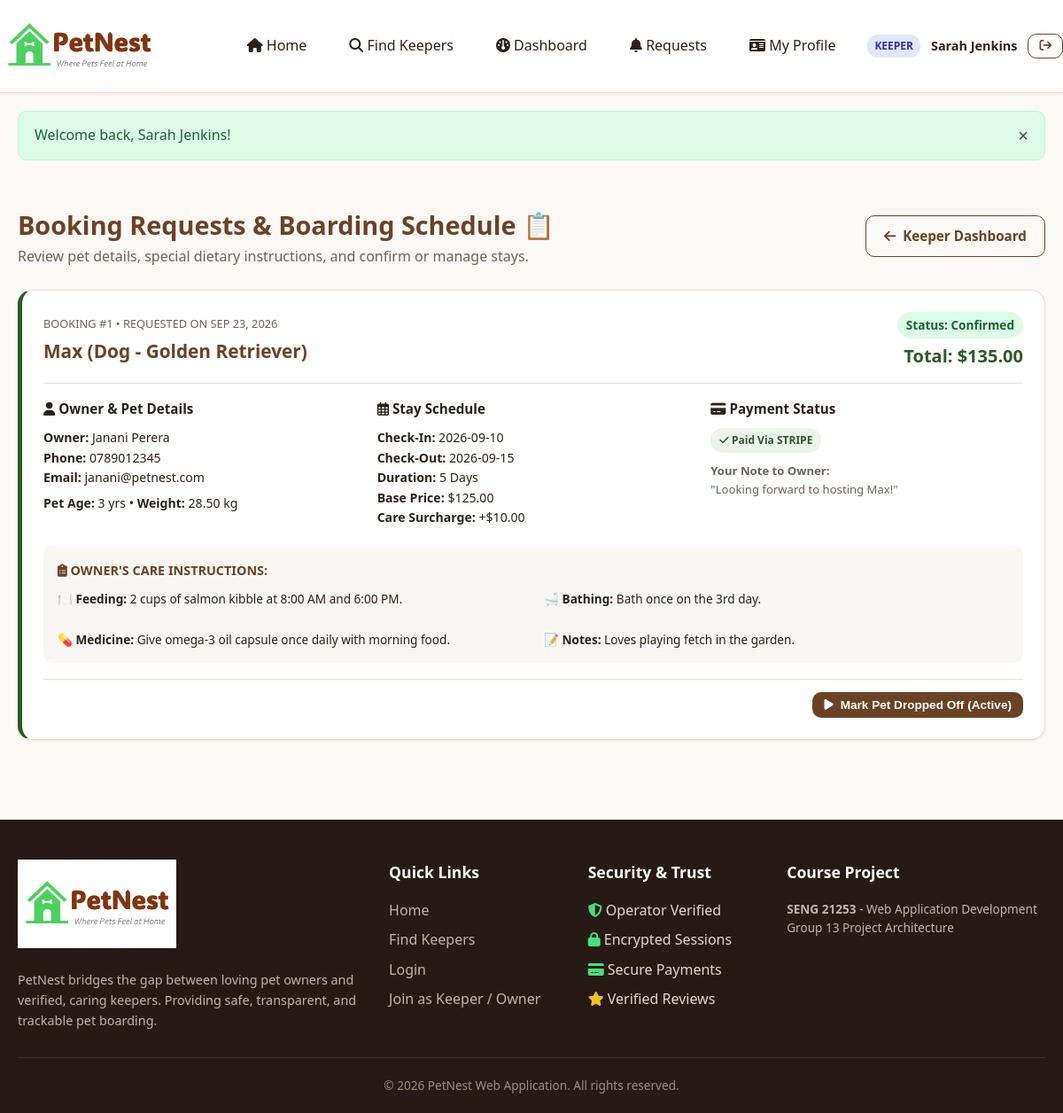
The page /keeper/booking_requests.php (signed in) on the database its author committed.
### tables this page shows
CREATE TABLE `bookings` (
  `booking_id` INT AUTO_INCREMENT PRIMARY KEY,
  `pet_id` INT NOT NULL,
  `owner_id` INT NOT NULL,
  `keeper_id` INT NOT NULL,
  `check_in_date` DATE NOT NULL,
  `check_out_date` DATE NOT NULL,
  `num_days` INT NOT NULL,
  `base_price` DECIMAL(10,2) NOT NULL,
  `surcharge` DECIMAL(10,2) NOT NULL DEFAULT 0.00,
  `total_price` DECIMAL(10,2) NOT NULL,
  `status` ENUM('pending', 'confirmed', 'active', 'completed', 'rejected', 'cancelled') NOT NULL DEFAULT 'pending',
  `keeper_notes` TEXT DEFAULT NULL,
  `created_at` TIMESTAMP DEFAULT CURRENT_TIMESTAMP,
  CONSTRAINT `fk_booking_pet` FOREIGN KEY (`pet_id`) REFERENCES `pets` (`pet_id`) ON DELETE CASCADE,
  CONSTRAINT `fk_booking_owner` FOREIGN KEY (`owner_id`) REFERENCES `users` (`user_id`) ON DELETE CASCADE,
  CONSTRAINT `fk_booking_keeper` FOREIGN KEY (`keeper_id`) REFERENCES `users` (`user_id`) ON DELETE CASCADE
);

CREATE TABLE `pets` (
  `pet_id` INT AUTO_INCREMENT PRIMARY KEY,
  `owner_id` INT NOT NULL,
  `pet_name` VARCHAR(100) NOT NULL,
  `breed` VARCHAR(100) NOT NULL,
  `species` VARCHAR(50) NOT NULL DEFAULT 'Dog',
  `age` INT NOT NULL DEFAULT 1,
  `weight` DECIMAL(5,2) DEFAULT NULL,
  `pet_photo` VARCHAR(255) DEFAULT 'default_pet.png',
  `medical_notes` TEXT DEFAULT NULL,
  `created_at` TIMESTAMP DEFAULT CURRENT_TIMESTAMP,
  CONSTRAINT `fk_pet_owner` FOREIGN KEY (`owner_id`) REFERENCES `users` (`user_id`) ON DELETE CASCADE
);

CREATE TABLE `users` (
  `user_id` INT AUTO_INCREMENT PRIMARY KEY,
  `full_name` VARCHAR(100) NOT NULL,
  `email` VARCHAR(150) NOT NULL UNIQUE,
  `password` VARCHAR(255) NOT NULL,
  `phone` VARCHAR(20) DEFAULT NULL,
  `role` ENUM('admin', 'operator', 'owner', 'keeper') NOT NULL DEFAULT 'owner',
  `profile_photo` VARCHAR(255) DEFAULT 'default_avatar.png',
  `created_at` TIMESTAMP DEFAULT CURRENT_TIMESTAMP,
  `is_active` TINYINT(1) DEFAULT 1
);

CREATE TABLE `payments` (
  `payment_id` INT AUTO_INCREMENT PRIMARY KEY,
  `booking_id` INT NOT NULL,
  `owner_id` INT NOT NULL,
  `amount` DECIMAL(10,2) NOT NULL,
  `payment_method` VARCHAR(50) NOT NULL DEFAULT 'stripe',
  `transaction_id` VARCHAR(255) DEFAULT NULL,
  `payment_status` ENUM('pending', 'paid', 'failed', 'refunded') NOT NULL DEFAULT 'pending',
  `payment_date` TIMESTAMP DEFAULT CURRENT_TIMESTAMP,
  CONSTRAINT `fk_payment_booking` FOREIGN KEY (`booking_id`) REFERENCES `bookings` (`booking_id`) ON DELETE CASCADE,
  CONSTRAINT `fk_payment_owner` FOREIGN KEY (`owner_id`) REFERENCES `users` (`user_id`) ON DELETE CASCADE
);

CREATE TABLE `instructions` (
  `instruction_id` INT AUTO_INCREMENT PRIMARY KEY,
  `booking_id` INT NOT NULL,
  `feeding_schedule` TEXT DEFAULT NULL,
  `bath_schedule` TEXT DEFAULT NULL,
  `medicine_details` TEXT DEFAULT NULL,
  `special_notes` TEXT DEFAULT NULL,
  `instruction_surcharge` DECIMAL(10,2) NOT NULL DEFAULT 0.00,
  CONSTRAINT `fk_instruction_booking` FOREIGN KEY (`booking_id`) REFERENCES `bookings` (`booking_id`) ON DELETE CASCADE
);

### keeper/booking_requests.php (the view, shortened to what this page needs)
<?php
require_once __DIR__ . '/../includes/header.php';
$keeperId = (int)$_SESSION['user_id'];
$allBookings = [];
try {
    $stmt = $pdo->prepare("
        SELECT b.*,
               p.pet_name, p.species, p.breed, p.age AS pet_age, p.weight AS pet_weight, p.pet_photo, p.medical_notes,
               u.full_name AS owner_name, u.email AS owner_email, u.phone AS owner_phone,
               i.feeding_schedule, i.bath_schedule, i.medicine_details, i.special_notes, i.instruction_surcharge,
               pay.payment_status, pay.payment_method
        FROM bookings b
        JOIN pets p ON b.pet_id = p.pet_id
        JOIN users u ON b.owner_id = u.user_id
        LEFT JOIN instructions i ON b.booking_id = i.booking_id
        LEFT JOIN payments pay ON b.booking_id = pay.booking_id
        WHERE b.keeper_id = ?
        ORDER BY
            CASE b.status
                WHEN 'pending' THEN 1
                WHEN 'confirmed' THEN 2
                WHEN 'active' THEN 3
                WHEN 'completed' THEN 4
                ELSE 5
            END,
            b.created_at DESC
    ");
    $stmt->execute([$keeperId]);
    $allBookings = $stmt->fetchAll();
} catch (PDOException $e) {
    $allBookings = [];
}
?>
<div class="container" style="padding: 30px 20px;">
    <div style="display: flex; justify-content: space-between; align-items: center; margin-bottom: 25px; flex-wrap: wrap; gap: 15px;">
        <div>
            <h1 style="font-size: 1.8rem; color: var(--primary);">Booking Requests & Boarding Schedule 📋</h1>
            <p style="color: var(--text-muted);">Review pet details, special dietary instructions, and confirm or manage stays.</p>
        </div>
        <a href="<?= BASE_URL ?>/keeper/dashboard.php" class="btn btn-outline">
            <i class="fa-solid fa-arrow-left"></i> Keeper Dashboard
        </a>
    </div>
    <?php if (empty($allBookings)): ?>
        <div class="card" style="text-align: center; padding: 60px 20px;">
            <i class="fa-regular fa-calendar-xmark" style="font-size: 3.5rem; color: var(--border-color); margin-bottom: 16px;"></i>
            <h2 style="font-size: 1.3rem; color: var(--text-dark); margin-bottom: 8px;">No Booking Requests Yet</h2>
            <p style="color: var(--text-muted); max-width: 460px; margin: 0 auto 20px;">
                When pet owners search for keepers and select your profile, their booking requests and custom care instructions will appear here.
            </p>
            <a href="<?= BASE_URL ?>/keeper/profile.php" class="btn btn-primary">Make Sure Your Profile is Complete</a>
        </div>
    <?php else: ?>
        <div style="display: flex; flex-direction: column; gap: 24px;">
            <?php foreach ($allBookings as $bk): ?>
                <div class="card" style="border-left: 5px solid <?= $bk['status'] === 'pending' ? 'var(--accent)' : ($bk['status'] === 'active' ? 'var(--primary)' : ($bk['status'] === 'confirmed' ? 'var(--secondary)' : 'var(--border-color)')) ?>;">
                    <div style="display: flex; justify-content: space-between; align-items: flex-start; margin-bottom: 16px; border-bottom: 1px solid var(--border-color); padding-bottom: 14px; flex-wrap: wrap; gap: 10px;">
                        <div>
                            <span style="font-size: 0.8rem; color: var(--text-muted); text-transform: uppercase;">Booking #<?= $bk['booking_id'] ?> &bull; Requested on <?= date('M d, Y', strtotime($bk['created_at'])) ?></span>
                            <h3 style="font-size: 1.3rem; color: var(--primary); margin-top: 2px;">
                                <?= htmlspecialchars($bk['pet_name']) ?> (<?= htmlspecialchars($bk['species']) ?> - <?= htmlspecialchars($bk['breed']) ?>)
                            </h3>
                        </div>
                        <div style="text-align: right;">
                            <span class="badge badge-<?= htmlspecialchars($bk['status']) ?>" style="font-size: 0.85rem;">
                                Status: <?= ucfirst(htmlspecialchars($bk['status'])) ?>
                            </span>
                            <div style="font-size: 1.25rem; font-weight: 700; color: var(--secondary); margin-top: 4px;">
                                Total: $<?= number_format($bk['total_price'], 2) ?>
                            </div>
                        </div>
                    </div>
                    <div class="grid-3" style="margin-bottom: 20px;">
                        <div>
                            <h4 style="font-size: 0.95rem; color: var(--text-dark); margin-bottom: 10px;"><i class="fa-solid fa-user"></i> Owner & Pet Details</h4>
                            <div style="font-size: 0.88rem; line-height: 1.6; color: var(--text-dark);">
                                <div><strong>Owner:</strong> <?= htmlspecialchars($bk['owner_name']) ?></div>
                                <div><strong>Phone:</strong> <?= htmlspecialchars($bk['owner_phone'] ?: 'N/A') ?></div>
                                <div><strong>Email:</strong> <?= htmlspecialchars($bk['owner_email']) ?></div>
                                <div style="margin-top: 6px;"><strong>Pet Age:</strong> <?= $bk['pet_age'] ?> yrs &bull; <strong>Weight:</strong> <?= $bk['pet_weight'] ? $bk['pet_weight'] . ' kg' : 'N/A' ?></div>
                            </div>
                        </div>
                        <div>
                            <h4 style="font-size: 0.95rem; color: var(--text-dark); margin-bottom: 10px;"><i class="fa-regular fa-calendar-days"></i> Stay Schedule</h4>
                            <div style="font-size: 0.88rem; line-height: 1.6; color: var(--text-dark);">
                                <div><strong>Check-In:</strong> <?= htmlspecialchars($bk['check_in_date']) ?></div>
                                <div><strong>Check-Out:</strong> <?= htmlspecialchars($bk['check_out_date']) ?></div>
                                <div><strong>Duration:</strong> <?= $bk['num_days'] ?> Days</div>
                                <div><strong>Base Price:</strong> $<?= number_format($bk['base_price'], 2) ?></div>
                                <?php if ($bk['surcharge'] > 0): ?>
                                    <div><strong>Care Surcharge:</strong> +$<?= number_format($bk['surcharge'], 2) ?></div>
                                <?php endif; ?>
                            </div>
                        </div>
                        <div>
                            <h4 style="font-size: 0.95rem; color: var(--text-dark); margin-bottom: 10px;"><i class="fa-solid fa-credit-card"></i> Payment Status</h4>
                            <div style="font-size: 0.88rem; line-height: 1.6;">
                                <?php if (!empty($bk['payment_status']) && $bk['payment_status'] === 'paid'): ?>
                                    <span class="badge" style="background: var(--secondary-light); color: var(--secondary);"><i class="fa-solid fa-check"></i> Paid via <?= strtoupper(htmlspecialchars($bk['payment_method'])) ?></span>
                                <?php else: ?>
                                    <span class="badge" style="background: var(--accent-light); color: var(--accent);"><i class="fa-solid fa-clock"></i> Payment Pending</span>
                                <?php endif; ?>
                                <?php if (!empty($bk['keeper_notes'])): ?>
                                    <div style="margin-top: 10px; font-size: 0.82rem; color: var(--text-muted);">
                                        <strong>Your Note to Owner:</strong><br>
                                        "<?= htmlspecialchars($bk['keeper_notes']) ?>"
                                    </div>
                                <?php endif; ?>
                            </div>
                        </div>
                    </div>
                    <?php if (!empty($bk['feeding_schedule']) || !empty($bk['medicine_details']) || !empty($bk['bath_schedule']) || !empty($bk['special_notes'])): ?>
                        <div style="background: #F9F7F4; border-radius: var(--radius-md); padding: 16px; margin-bottom: 18px;">
                            <h4 style="font-size: 0.9rem; color: var(--primary); margin-bottom: 10px; text-transform: uppercase;">
                                <i class="fa-solid fa-clipboard-list"></i> Owner's Care Instructions:
                            </h4>
                            <div class="grid-2" style="font-size: 0.85rem;">
                                <?php if (!empty($bk['feeding_schedule'])): ?>
                                    <div><strong>🍽️ Feeding:</strong> <?= htmlspecialchars($bk['feeding_schedule']) ?></div>
                                <?php endif; ?>
                                <?php if (!empty($bk['bath_schedule'])): ?>
                                    <div><strong>🛁 Bathing:</strong> <?= htmlspecialchars($bk['bath_schedule']) ?></div>
                                <?php endif; ?>
                                <?php if (!empty($bk['medicine_details'])): ?>
                                    <div><strong>💊 Medicine:</strong> <?= htmlspecialchars($bk['medicine_details']) ?></div>
                                <?php endif; ?>
                                <?php if (!empty($bk['special_notes'])): ?>
                                    <div><strong>📝 Notes:</strong> <?= htmlspecialchars($bk['special_notes']) ?></div>
                                <?php endif; ?>
                            </div>
                        </div>
                    <?php endif; ?>
                    <div style="display: flex; justify-content: flex-end; align-items: center; gap: 12px; border-top: 1px solid var(--border-color); padding-top: 14px; flex-wrap: wrap;">
                        <?php if ($bk['status'] === 'pending'): ?>
                            <form action="<?= BASE_URL ?>/keeper/booking_requests.php" method="POST" style="display: flex; gap: 10px; align-items: center; width: 100%; justify-content: flex-end; flex-wrap: wrap;">
                                <input type="hidden" name="booking_id" value="<?= $bk['booking_id'] ?>">
                                <input type="text" name="keeper_notes" class="form-control" style="max-width: 320px; font-size: 0.85rem;" placeholder="Optional note to owner (e.g. Please bring leash)">
                                <button type="submit" name="action" value="confirm" class="btn btn-secondary btn-sm">
                                    <i class="fa-solid fa-check"></i> Accept Booking
                                </button>
                                <button type="submit" name="action" value="reject" class="btn btn-danger btn-sm" data-confirm="Are you sure you want to decline this booking request?">
                                    <i class="fa-solid fa-xmark"></i> Decline
                                </button>
                            </form>
                        <?php elseif ($bk['status'] === 'confirmed'): ?>
                            <form action="<?= BASE_URL ?>/keeper/booking_requests.php" method="POST">
                                <button type="submit" class="btn btn-primary btn-sm">
                                    <i class="fa-solid fa-play"></i> Mark Pet Dropped Off (Active)
                                </button>
                            </form>
                        <?php endif; ?>
                    </div>
                </div>
            <?php endforeach; ?>
        </div>
    <?php endif; ?>
</div>
<?php require_once __DIR__ . '/../includes/footer.php'; ?>

### rows shown on the page
bookings: booking_id "1", created_at "SEP 23, 2026", pet.pet_name "Max", pet.species "Dog", pet.breed "Golden Retriever", status "Confirmed", total_price "135.00", owner.full_name "Janani Perera", owner.phone "0789012345", owner.email "janani@petnest.com", pet.age "3", pet.weight "28.50", check_in_date "2026-09-10", check_out_date "2026-09-15", num_days "5", base_price "125.00", surcharge "10.00", payments.payment_method "STRIPE", keeper_notes "Looking forward to hosting Max!", instructions.feeding_schedule "2 cups of salmon kibble at 8:00 AM and 6:00 PM.", instructions.bath_schedule "Bath once on the 3rd day.", instructions.medicine_details "Give omega-3 oil capsule once daily with morning food.", instructions.special_notes "Loves playing fetch in the garden."

### other values the page prints
$user['name'] "Sarah Jenkins"
$message "Welcome back, Sarah Jenkins!"
